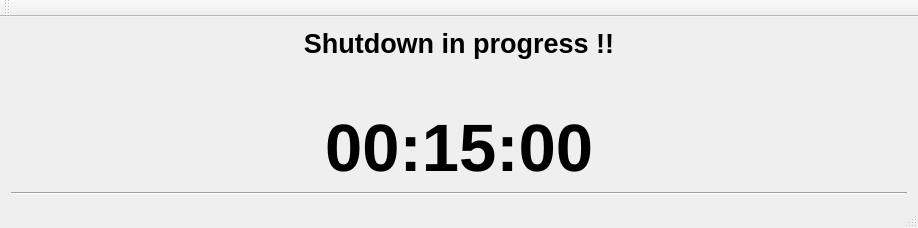
<?xml version="1.0" encoding="UTF-8"?>
<ui version="4.0">
 <class>MainWindow</class>
 <widget class="QMainWindow" name="MainWindow">
  <property name="geometry">
   <rect>
    <x>0</x>
    <y>0</y>
    <width>918</width>
    <height>228</height>
   </rect>
  </property>
  <property name="windowTitle">
   <string>Security Patching</string>
  </property>
  <widget class="QWidget" name="centralWidget">
   <property name="styleSheet">
    <string notr="true">#centralWidget
{
border-image: url(:/images/login_bg.png);
}</string>
   </property>
   <layout class="QVBoxLayout" name="verticalLayout">
    <item>
     <layout class="QVBoxLayout" name="verticalLayout_2">
      <item>
       <widget class="QLabel" name="label">
        <property name="minimumSize">
         <size>
          <width>0</width>
          <height>0</height>
         </size>
        </property>
        <property name="maximumSize">
         <size>
          <width>16777214</width>
          <height>16777215</height>
         </size>
        </property>
        <property name="font">
         <font>
          <pointsize>20</pointsize>
          <weight>75</weight>
          <bold>true</bold>
         </font>
        </property>
        <property name="text">
         <string>Shutdown in progress !!</string>
        </property>
        <property name="textFormat">
         <enum>Qt::AutoText</enum>
        </property>
        <property name="alignment">
         <set>Qt::AlignHCenter|Qt::AlignTop</set>
        </property>
        <property name="wordWrap">
         <bool>false</bool>
        </property>
       </widget>
      </item>
      <item>
       <widget class="QLabel" name="label_2">
        <property name="font">
         <font>
          <pointsize>50</pointsize>
          <weight>75</weight>
          <bold>true</bold>
         </font>
        </property>
        <property name="text">
         <string>00:15:00</string>
        </property>
        <property name="alignment">
         <set>Qt::AlignCenter</set>
        </property>
       </widget>
      </item>
     </layout>
    </item>
    <item>
     <widget class="Line" name="line">
      <property name="orientation">
       <enum>Qt::Horizontal</enum>
      </property>
     </widget>
    </item>
   </layout>
  </widget>
  <widget class="QMenuBar" name="menuBar">
   <property name="geometry">
    <rect>
     <x>0</x>
     <y>0</y>
     <width>918</width>
     <height>22</height>
    </rect>
   </property>
  </widget>
  <widget class="QToolBar" name="mainToolBar">
   <attribute name="toolBarArea">
    <enum>TopToolBarArea</enum>
   </attribute>
   <attribute name="toolBarBreak">
    <bool>false</bool>
   </attribute>
  </widget>
  <widget class="QStatusBar" name="statusBar"/>
 </widget>
 <layoutdefault spacing="6" margin="11"/>
 <resources/>
 <connections/>
</ui>
